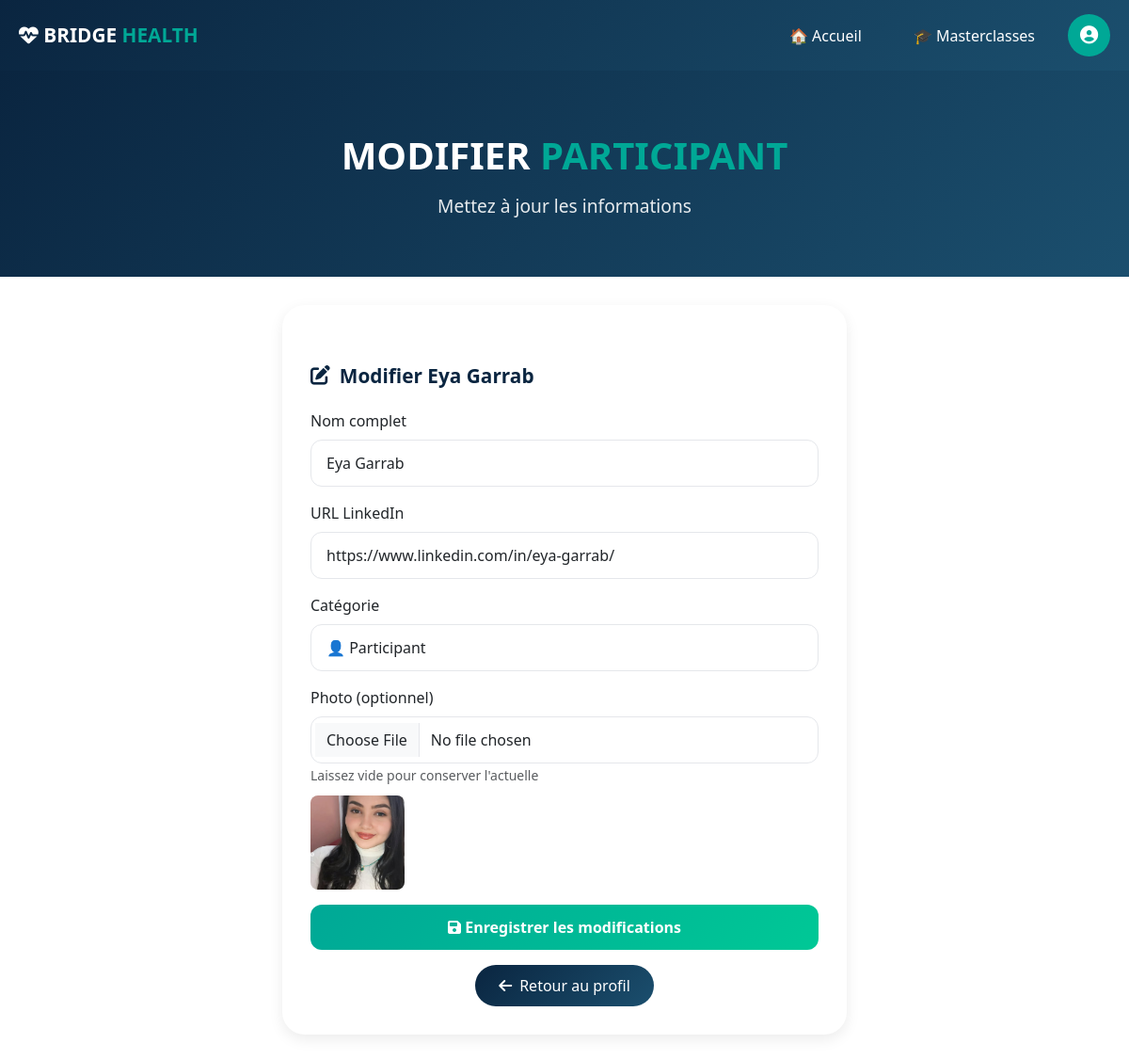
Page /edit/4 (signed in) on the committed database.
### app.py (models this page shows)
class Attendee(db.Model):
    id = db.Column(db.Integer, primary_key=True)
    name = db.Column(db.String(120), nullable=False)
    linkedin = db.Column(db.String(300), nullable=False)
    category = db.Column(db.String(30), nullable=False)
    photo = db.Column(db.String(200), nullable=True)
    qr_code = db.Column(db.String(200), nullable=True)
    qr_base64 = db.Column(db.Text, nullable=True)
    user_id = db.Column(db.Integer, db.ForeignKey('user.id'), nullable=True)
    created_by = db.relationship('User', backref='attendees')

### app.py (the view, shortened to what this page needs)
@app.route("/edit/<int:id>", methods=["GET", "POST"])
@login_required
def edit_attendee(id):
    attendee = Attendee.query.get_or_404(id)
    user = User.query.get(session['user_id'])
    if not user.is_admin and attendee.user_id != user.id:
        flash("Vous ne pouvez modifier que vos propres participants depuis votre profil.", "danger")
        return redirect(url_for('profile'))
    return render_template("edit.html", attendee=attendee)

### app.py (called while the page is built)
def login_required(f):
    @wraps(f)
    def decorated_function(*args, **kwargs):
        if 'user_id' not in session:
            flash("Veuillez vous connecter pour accéder à cette page.", "warning")
            return redirect(url_for('signup'))
        return f(*args, **kwargs)
    return decorated_function

### templates/edit.html (shortened to what this page needs)
{% extends "base.html" %}
{% block content %}
<section class="hero">
    <div class="container">
        <div class="hero-content">
            <div class="hero-logo">MODIFIER <span>PARTICIPANT</span></div>
            <div class="hero-tagline">Mettez à jour les informations</div>
        </div>
    </div>
</section>
<div class="container">
    <div class="form-wrapper" style="max-width: 600px;">
        <div class="section-title">
            <i class="fas fa-edit"></i>
            Modifier {{ attendee.name }}
        </div>
        <form method="POST" enctype="multipart/form-data">
            <div class="mb-3">
                <label class="form-label">Nom complet</label>
                <input type="text" name="name" class="form-control" required value="{{ attendee.name }}">
            </div>
            <div class="mb-3">
                <label class="form-label">URL LinkedIn</label>
                <input type="url" name="linkedin" class="form-control" required value="{{ attendee.linkedin }}">
            </div>
            <div class="mb-3">
                <label class="form-label">Catégorie</label>
                <select name="category" class="form-control">
                    <option value="participant" {% if attendee.category == 'participant' %}selected{% endif %}>👤 Participant</option>
                </select>
            </div>
            <div class="mb-3">
                <label class="form-label">Photo (optionnel)</label>
                <input type="file" name="photo" class="form-control" accept="image/*">
                <small class="text-muted">Laissez vide pour conserver l'actuelle</small>
                {% if attendee.photo %}
                <div style="margin-top: 10px;">
                    <img src="{{ url_for('static', filename=attendee.photo) }}" style="width: 100px; height: 100px; object-fit: cover; border-radius: 8px;">
                </div>
                {% endif %}
            </div>
            <button type="submit" class="btn-submit w-100">
                <i class="fas fa-save"></i> Enregistrer les modifications
            </button>
        </form>
        <div class="text-center mt-3">
            <a href="/profile" class="btn-back">
                <i class="fas fa-arrow-left"></i> Retour au profil
            </a>
        </div>
    </div>
</div>
{% endblock %}

### templates/base.html (style rules this page uses)
:root { --primary: #0A2540; --secondary: #00A896; --gradient-primary: linear-gradient(135deg, #0A2540 0%, #1B4F6E 100%); --gradient-secondary: linear-gradient(135deg, #00A896 0%, #00C896 100%); }
.hero { background: var(--gradient-primary); padding: 60px 0; text-align: center; color: white; }
.hero-logo { font-size: 2.5rem; font-weight: 800; }
.hero-logo span { color: var(--secondary); }
.hero-tagline { font-size: 1.2rem; margin-top: 10px; opacity: 0.9; }
.section-title { font-size: 1.3rem; font-weight: 700; margin: 30px 0 20px; color: var(--primary); display: flex; align-items: center; gap: 10px; }
.btn-back { background: var(--gradient-primary); color: white; padding: 10px 25px; border-radius: 30px; text-decoration: none; display: inline-flex; align-items: center; gap: 8px; transition: all 0.3s; }
.form-wrapper { background: white; border-radius: 24px; padding: 30px; box-shadow: 0 5px 15px rgba(0,0,0,0.08); margin: 30px auto; }
.form-control { border-radius: 12px; border: 1.5px solid #e5e7eb; padding: 12px 16px; }
.btn-submit { background: var(--gradient-secondary); color: white; border: none; border-radius: 12px; padding: 12px; font-weight: 600; transition: all 0.3s; }

### rows in the picture
Attendee: name "Eya Garrab", linkedin "https://www.linkedin.com/in/eya-garrab/", category "👤 Participant", photo (picture)
